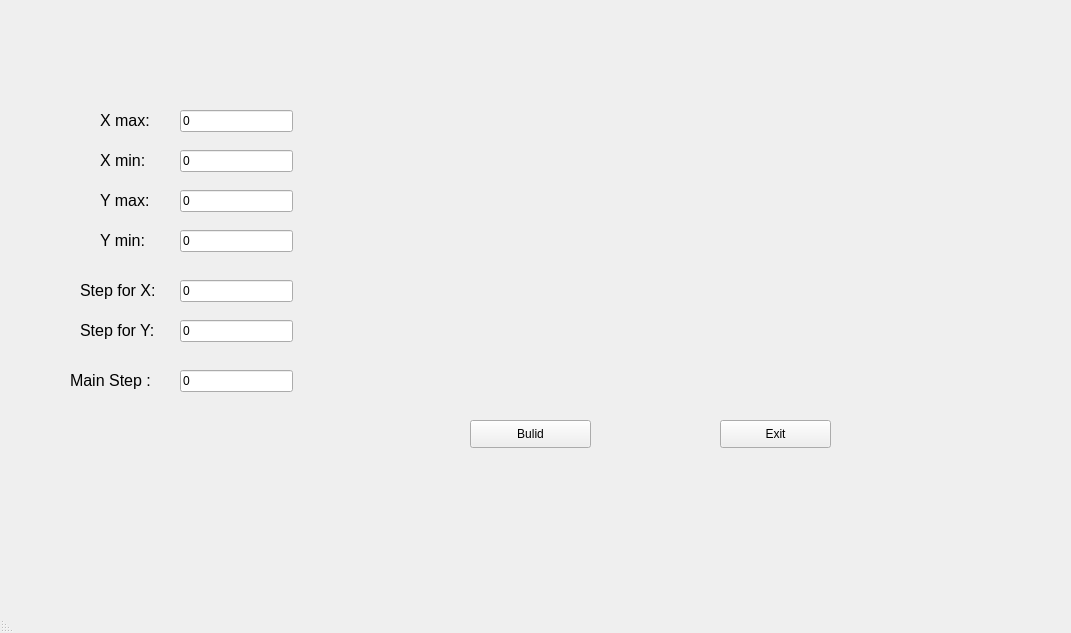
<?xml version="1.0" encoding="UTF-8"?>
<ui version="4.0">
 <class>MainWindow</class>
 <widget class="QMainWindow" name="MainWindow">
  <property name="geometry">
   <rect>
    <x>0</x>
    <y>0</y>
    <width>1071</width>
    <height>633</height>
   </rect>
  </property>
  <property name="windowTitle">
   <string>MainWindow</string>
  </property>
  <property name="layoutDirection">
   <enum>Qt::RightToLeft</enum>
  </property>
  <widget class="QWidget" name="centralwidget">
   <widget class="QPushButton" name="pushButton_3">
    <property name="geometry">
     <rect>
      <x>470</x>
      <y>420</y>
      <width>121</width>
      <height>28</height>
     </rect>
    </property>
    <property name="text">
     <string>Bulid</string>
    </property>
   </widget>
   <widget class="QPushButton" name="pushButton_5">
    <property name="geometry">
     <rect>
      <x>720</x>
      <y>420</y>
      <width>111</width>
      <height>28</height>
     </rect>
    </property>
    <property name="text">
     <string>Exit</string>
    </property>
   </widget>
   <widget class="QLineEdit" name="lineEdit">
    <property name="geometry">
     <rect>
      <x>180</x>
      <y>110</y>
      <width>113</width>
      <height>22</height>
     </rect>
    </property>
    <property name="text">
     <string>0</string>
    </property>
   </widget>
   <widget class="QLineEdit" name="lineEdit_2">
    <property name="geometry">
     <rect>
      <x>180</x>
      <y>190</y>
      <width>113</width>
      <height>22</height>
     </rect>
    </property>
    <property name="text">
     <string>0</string>
    </property>
   </widget>
   <widget class="QLineEdit" name="lineEdit_3">
    <property name="geometry">
     <rect>
      <x>180</x>
      <y>150</y>
      <width>113</width>
      <height>22</height>
     </rect>
    </property>
    <property name="text">
     <string>0</string>
    </property>
   </widget>
   <widget class="QLineEdit" name="lineEdit_4">
    <property name="geometry">
     <rect>
      <x>180</x>
      <y>230</y>
      <width>113</width>
      <height>22</height>
     </rect>
    </property>
    <property name="text">
     <string>0</string>
    </property>
   </widget>
   <widget class="QLabel" name="label">
    <property name="geometry">
     <rect>
      <x>100</x>
      <y>110</y>
      <width>81</width>
      <height>21</height>
     </rect>
    </property>
    <property name="text">
     <string>&lt;html&gt;&lt;head/&gt;&lt;body&gt;&lt;p&gt;&lt;span style=&quot; font-size:12pt;&quot;&gt;X max:&lt;/span&gt;&lt;/p&gt;&lt;/body&gt;&lt;/html&gt;</string>
    </property>
   </widget>
   <widget class="QLabel" name="label_2">
    <property name="geometry">
     <rect>
      <x>100</x>
      <y>150</y>
      <width>81</width>
      <height>21</height>
     </rect>
    </property>
    <property name="text">
     <string>&lt;html&gt;&lt;head/&gt;&lt;body&gt;&lt;p&gt;&lt;span style=&quot; font-size:12pt;&quot;&gt;X min:&lt;/span&gt;&lt;/p&gt;&lt;/body&gt;&lt;/html&gt;</string>
    </property>
   </widget>
   <widget class="QLabel" name="label_3">
    <property name="geometry">
     <rect>
      <x>100</x>
      <y>230</y>
      <width>71</width>
      <height>21</height>
     </rect>
    </property>
    <property name="text">
     <string>&lt;html&gt;&lt;head/&gt;&lt;body&gt;&lt;p&gt;&lt;span style=&quot; font-size:12pt;&quot;&gt;Y min:&lt;/span&gt;&lt;/p&gt;&lt;/body&gt;&lt;/html&gt;</string>
    </property>
   </widget>
   <widget class="QLabel" name="label_4">
    <property name="geometry">
     <rect>
      <x>100</x>
      <y>190</y>
      <width>71</width>
      <height>21</height>
     </rect>
    </property>
    <property name="text">
     <string>&lt;html&gt;&lt;head/&gt;&lt;body&gt;&lt;p&gt;&lt;span style=&quot; font-size:12pt;&quot;&gt;Y max:&lt;/span&gt;&lt;/p&gt;&lt;/body&gt;&lt;/html&gt;</string>
    </property>
   </widget>
   <widget class="PlotWidget" name="widget" native="true">
    <property name="geometry">
     <rect>
      <x>320</x>
      <y>70</y>
      <width>671</width>
      <height>341</height>
     </rect>
    </property>
   </widget>
   <widget class="QLineEdit" name="lineEdit_5">
    <property name="geometry">
     <rect>
      <x>180</x>
      <y>280</y>
      <width>113</width>
      <height>22</height>
     </rect>
    </property>
    <property name="text">
     <string>0</string>
    </property>
   </widget>
   <widget class="QLineEdit" name="lineEdit_6">
    <property name="geometry">
     <rect>
      <x>180</x>
      <y>320</y>
      <width>113</width>
      <height>22</height>
     </rect>
    </property>
    <property name="text">
     <string>0</string>
    </property>
   </widget>
   <widget class="QLabel" name="label_5">
    <property name="geometry">
     <rect>
      <x>80</x>
      <y>280</y>
      <width>101</width>
      <height>21</height>
     </rect>
    </property>
    <property name="text">
     <string>&lt;html&gt;&lt;head/&gt;&lt;body&gt;&lt;p&gt;&lt;span style=&quot; font-size:12pt;&quot;&gt;Step for X:&lt;/span&gt;&lt;/p&gt;&lt;/body&gt;&lt;/html&gt;</string>
    </property>
   </widget>
   <widget class="QLabel" name="label_6">
    <property name="geometry">
     <rect>
      <x>80</x>
      <y>320</y>
      <width>101</width>
      <height>21</height>
     </rect>
    </property>
    <property name="text">
     <string>&lt;html&gt;&lt;head/&gt;&lt;body&gt;&lt;p&gt;&lt;span style=&quot; font-size:12pt;&quot;&gt;Step for Y:&lt;/span&gt;&lt;/p&gt;&lt;/body&gt;&lt;/html&gt;</string>
    </property>
   </widget>
   <widget class="QLabel" name="label_7">
    <property name="geometry">
     <rect>
      <x>70</x>
      <y>370</y>
      <width>101</width>
      <height>21</height>
     </rect>
    </property>
    <property name="text">
     <string>&lt;html&gt;&lt;head/&gt;&lt;body&gt;&lt;p&gt;&lt;span style=&quot; font-size:12pt;&quot;&gt;Main Step :&lt;/span&gt;&lt;/p&gt;&lt;/body&gt;&lt;/html&gt;</string>
    </property>
   </widget>
   <widget class="QLineEdit" name="lineEdit_7">
    <property name="geometry">
     <rect>
      <x>180</x>
      <y>370</y>
      <width>113</width>
      <height>22</height>
     </rect>
    </property>
    <property name="text">
     <string>0</string>
    </property>
   </widget>
  </widget>
  <widget class="QMenuBar" name="menubar">
   <property name="geometry">
    <rect>
     <x>0</x>
     <y>0</y>
     <width>1071</width>
     <height>26</height>
    </rect>
   </property>
  </widget>
  <widget class="QStatusBar" name="statusbar"/>
 </widget>
 <customwidgets>
  <customwidget>
   <class>PlotWidget</class>
   <extends>QWidget</extends>
   <header>pyqtgraph</header>
   <container>1</container>
  </customwidget>
 </customwidgets>
 <resources/>
 <connections/>
</ui>
